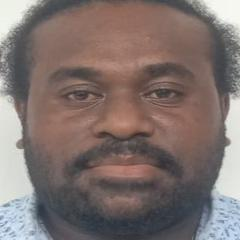
#> input picture Dataset_campur/IMG-20230418-WA0004.jpg, 240 x 240 px; its folder holds only this picture in this run
$ jupyter execute --allow-errors PCA_1.ipynb
#> lines starting #> are read from the running program, lines starting #| are printed output that depends on the picture
[cell 1]
import numpy as np
from PIL import Image
import matplotlib.pyplot as plt
import glob

### 1. Step: Convert all images to arrays

[cell 2]
img_file_names = glob.glob(r'Dataset_campur/*.jpg')
# print(img_file_names)

[cell 3]
img_file_names = glob.glob(r'Dataset_campur/*.jpg')
img_data = []

scale = 0.2
img_size = None

for im_name in img_file_names:
    im = Image.open(im_name).convert('L')
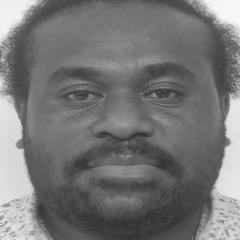
#> im: PIL image 240x240 L; min 46, max 253, mean 117.5

    thumbnail_size = (im.size[0] * scale, im.size[1] * scale)
#> thumbnail_size = (48, 48)
    im.thumbnail(thumbnail_size)
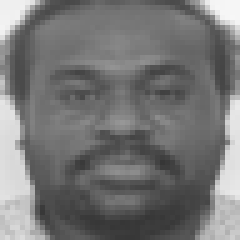
#> im: PIL image 48x48 L (shown 5 times larger); min 54, max 247, mean 117.6

    im_3D_array = np.array(im)
    img_size = im_3D_array.shape
#> img_size = (48, 48)
    im_1D_array = np.ravel(im_3D_array)
#> im_1D_array = 2304 values, max 247 at index 190, min 54 at index 1568, mean 117.6

    img_data.append(im_1D_array)

# print(len(img_data))
img_data = np.array(img_data, dtype=np.uint8).T
#> img_data has the same summary as im_1D_array

[cell 4]
img_data.shape
#> Out = (2304, 1)

[cell 5]
img_size
#> Out = (48, 48)

### 2. Step: Compute SVD & plot eigenfaces just for fun

[cell 6]
U, S, Vh = np.linalg.svd(img_data)
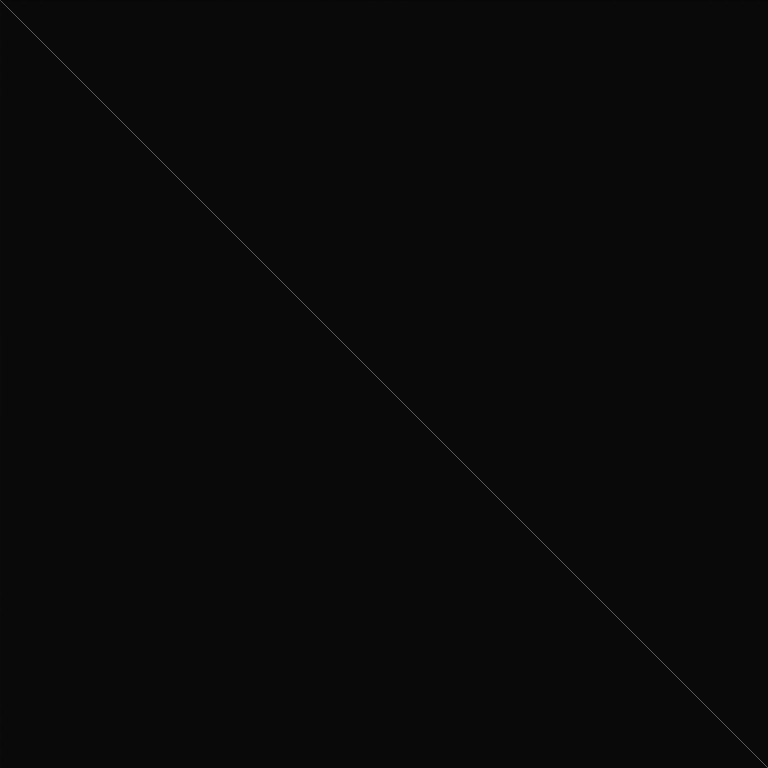
#> U: shape (2304, 2304) float64 (shown at 1/3 size); min -0.0409, max 1, mean 7.01e-05; drawn with min black and max white
#> S = [6041]; Vh = [1]

[cell 7]
print(U[:, 0])
#> (printed output is left out)

f, (ax1, ax2, ax3) = plt.subplots(1, 3, figsize=(14, 22))

ax1.imshow((U[:, 0]).reshape(img_size), cmap='gray')
ax2.imshow((U[:, 4]).reshape(img_size), cmap='gray')
ax3.imshow((U[:, 449]).reshape(img_size), cmap='gray')
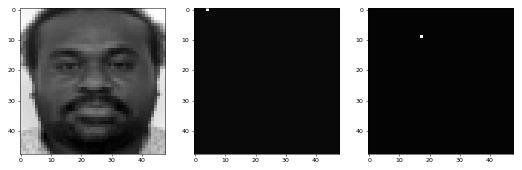
#> figure drawn by matplotlib, 3 panels

### 3. Step: Project faces onto orthogonal subspace and measure similarity (euclidean distance)
$P^TX=Y$

[cell 8]
face_proj = U.T @ img_data
#> face_proj = 2304 values, max 6041 at index 0, min -3.96e-13 at index 190, mean 2.62

[cell 9]
def similarity_between_faces(face1, face2, plot=False):
    if plot:
        f, (ax1, ax2) = plt.subplots(1, 2, figsize=(12,18))
        ax1.imshow(img_data[:, face1].reshape(img_size), cmap='gray')
        ax2.imshow(img_data[:, face2].reshape(img_size), cmap='gray')

    face_diff = face_proj[:, face1] - face_proj[:, face2]

    return np.linalg.norm(face_diff)

#> (a cell that did not finish here is left out)

[cell 11]
# plot 3 most similar faces
def find_3_most_similar_to(face, plot=False):
#> called with face = 310, plot = True
    best_scores = [9999999, 9999999, 9999999]
    best_face_i = [0, 0, 0]

    for face_i in range(449):
        sim = similarity_between_faces(face, face_i)
        for i, best_sim in enumerate(best_scores):
            if sim < best_sim:
                best_scores[i] = sim
                best_face_i[i] = face_i
                break

    plt.imshow(img_data[:, face].reshape(img_size), cmap='gray')
    plt.title('Compare to this')

    f, (ax1, ax2, ax3) = plt.subplots(1, 3, figsize=(12, 18))

    ax1.imshow(img_data[:, best_face_i[0]].reshape(img_size), cmap='gray')
    ax1.set_title("Score: {}".format(int(best_scores[0])))

    ax2.imshow(img_data[:, best_face_i[1]].reshape(img_size), cmap='gray')
    ax2.set_title("Score: {}".format(int(best_scores[1])))

    ax3.imshow(img_data[:, best_face_i[2]].reshape(img_size), cmap='gray')
    ax3.set_title("Score: {}".format(int(best_scores[2])))

    return best_face_i, best_scores

#> (a cell that did not finish here is left out)

### 4. Step: Save first 400 principal components

[cell 13]
# check how much of the variance is captured by the first 400 P.Cs
np.sum(S[:400]) / np.sum(S)
#> Out = 1

$ run again, on Dataset_campur/IMG-20230511-WA0029.jpg
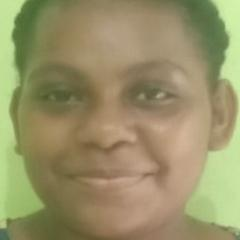
#> input picture Dataset_campur/IMG-20230511-WA0029.jpg, 240 x 240 px
#> `im = Image.open(im_name).convert('L')`:
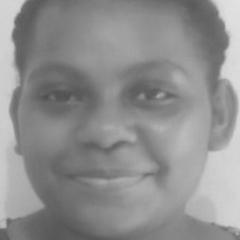
#> im: PIL image 240x240 L; min 79, max 226, mean 142.7
#> im_1D_array = 2304 values, max 225 at index 47, min 85 at index 924, mean 142.8
#> img_data has the same summary as im_1D_array
#> S = [7018.2]; Vh = [1]
#> (printed output is left out)
#> `[cell 7] print(U[:, 0])  f, (ax1, ax2, ax3) = plt.subplots(1, 3, figsi..`:
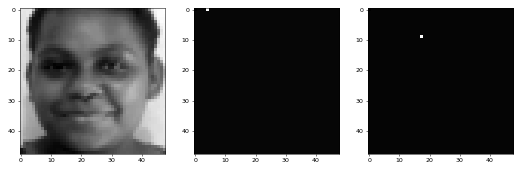
#> figure drawn by matplotlib, 3 panels
#> face_proj = 2304 values, max 7018.2 at index 0, min -2.39e-13 at index 2056, mean 3.05
#> `np.sum(S[:400]) / np.sum(S)`: Out = 1

$ run again, on Dataset_campur/IMG-20230511-WA0039.jpg
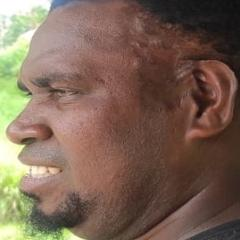
#> input picture Dataset_campur/IMG-20230511-WA0039.jpg, 240 x 240 px
#> `im.thumbnail(thumbnail_size)`:
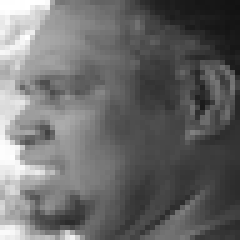
#> im: PIL image 48x48 L (shown 5 times larger); min 17, max 255, mean 105.5
#> im_1D_array = 2304 values, max 255 at index 3, min 17 at index 95, mean 105.5
#> img_data has the same summary as im_1D_array
#> S = [5688.6]; Vh = [1]
#> (printed output is left out)
#> `[cell 7] print(U[:, 0])  f, (ax1, ax2, ax3) = plt.subplots(1, 3, figsi..`:
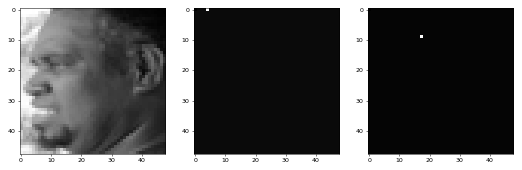
#> figure drawn by matplotlib, 3 panels
#> face_proj = 2304 values, max 5688.6 at index 0, min -3.47e-13 at index 2264, mean 2.47
#> `np.sum(S[:400]) / np.sum(S)`: Out = 1

$ run again, on Dataset_campur/IMG-20230511-WA0050.jpg
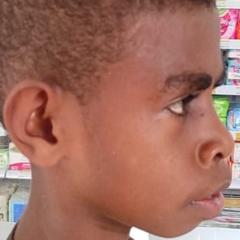
#> input picture Dataset_campur/IMG-20230511-WA0050.jpg, 240 x 240 px
#> `im.thumbnail(thumbnail_size)`:
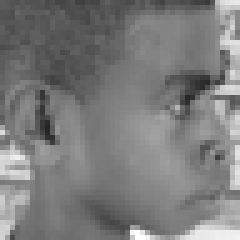
#> im: PIL image 48x48 L (shown 5 times larger); min 37, max 255, mean 123.7
#> im_1D_array = 2304 values, max 255 at index 2235, min 37 at index 1209, mean 123.7
#> img_data has the same summary as im_1D_array
#> S = [6146.3]; Vh = [1]
#> (printed output is left out)
#> `[cell 7] print(U[:, 0])  f, (ax1, ax2, ax3) = plt.subplots(1, 3, figsi..`:
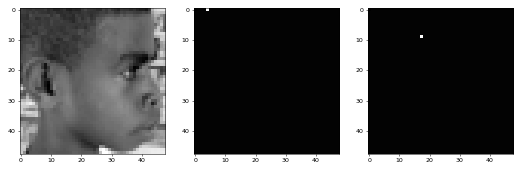
#> figure drawn by matplotlib, 3 panels
#> face_proj = 2304 values, max 6146.3 at index 0, min -3.18e-13 at index 2255, mean 2.67
#> `np.sum(S[:400]) / np.sum(S)`: Out = 1

$ run again, on Dataset_campur/IMG-20230418-WA0006.jpg
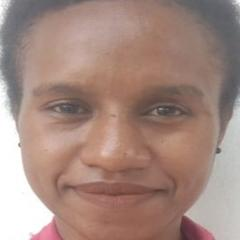
#> input picture Dataset_campur/IMG-20230418-WA0006.jpg, 240 x 240 px
#> im_1D_array = 2304 values, max 255 at index 1152, min 61 at index 2292, mean 144.3
#> img_data has the same summary as im_1D_array
#> S = [7174.9]; Vh = [1]
#> (printed output is left out)
#> `[cell 7] print(U[:, 0])  f, (ax1, ax2, ax3) = plt.subplots(1, 3, figsi..`:
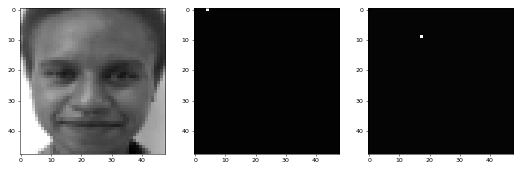
#> figure drawn by matplotlib, 3 panels
#> face_proj = 2304 values, max 7174.9 at index 0, min -1.68e-13 at index 1588, mean 3.11
#> `np.sum(S[:400]) / np.sum(S)`: Out = 1
